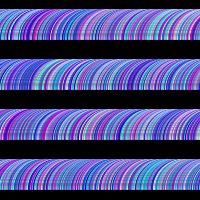
Frame 1 (no input)
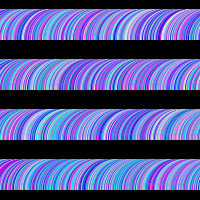
Frame 60 (the mouse pressed at the canvas centre just before this capture)
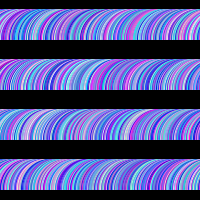
Frame 120 (the mouse held since frame 60 and released just before this capture)

The Processing sketch that drew these frames (run headless with seeded random() and noise(); from frame 60 on, the mouse is pressed at the canvas centre):

// Processing sketch: processing_161473
// ── processing_161473.pde

//by Antoine Mauron
// modified by

float l, h, d, f; //les variables de largeur, hauteur, dÃ�Â©but et fin de l'arc

void setup() {
  size(200, 200);
  background(0);
  smooth();
  noFill();
}

void draw() {
  for (int i=0; i<width+60; i++) {
    for (int j=-11; j<height+60; j+=50) {
      l = h = 60; //largeur et hauteur
      d = PI;      //dÃ�Â©but de l'arc
      f = PI+HALF_PI;  //fin de l'arc
      stroke(random(0, 255), random(0, 255), random(200, 255));
      arc(i, j, l, h, d, f);
    }
  }  
}
